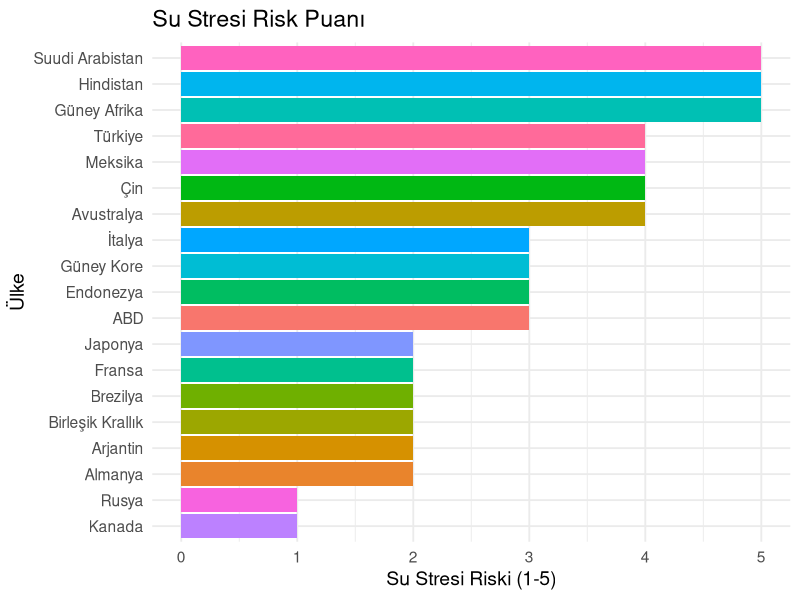
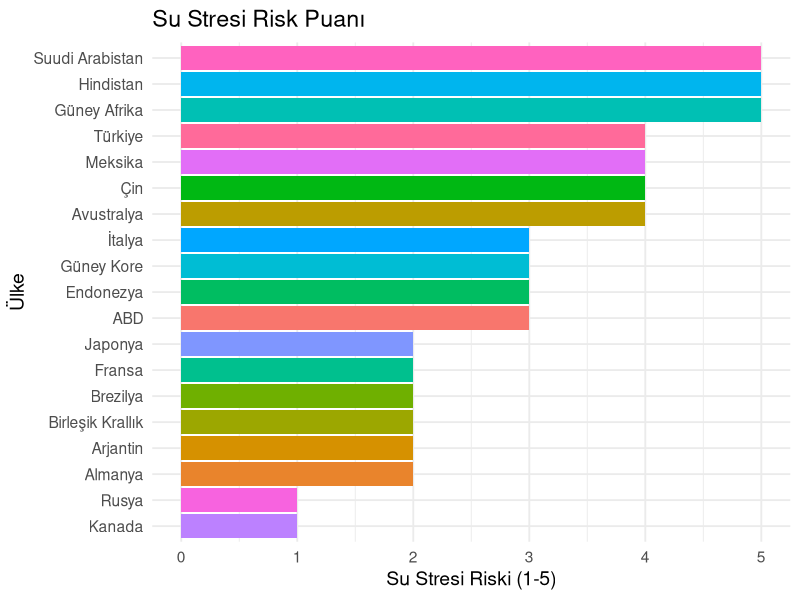
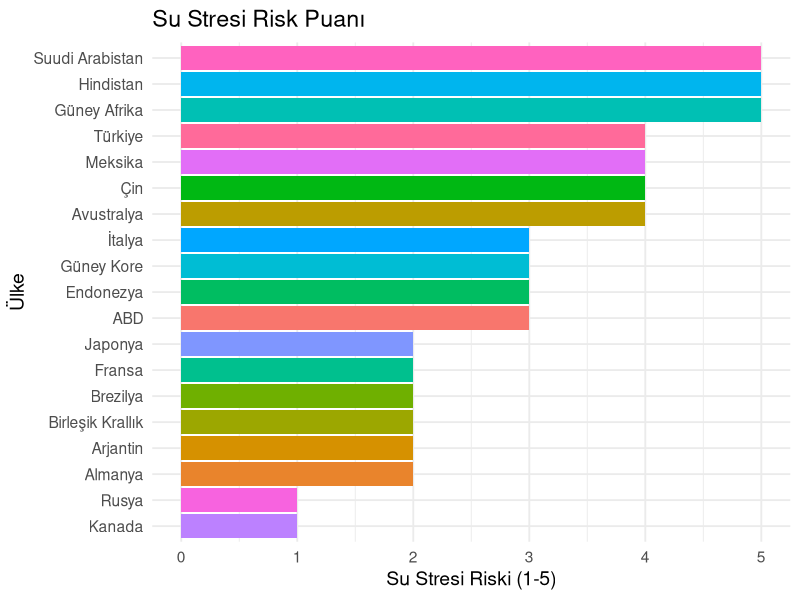

R code for these plots, in order:
library(ggplot2)

Sys.setlocale("LC_ALL", "Turkish")
library(readxl)
su_stresi_verileri <- read_excel("G20_Su_Stresi_Risk_Puani.xlsx")
View(G20_Su_Stresi_Risk_Puani)
getwd()
grafik <- ggplot(su_stresi_verileri, aes(x = reorder(Ülke, `Su Stresi Riski (1-5)`), y = `Su Stresi Riski (1-5)`, fill = Ülke)) +
  geom_bar(stat = "identity") +
  coord_flip() +
  labs(title = "Su Stresi Risk Puanı",
       x = "Ülke",
       y = "Su Stresi Riski (1-5)") +
  theme_minimal(base_size = 14) +
  theme(legend.position = "none")


print(grafik)


ggsave("su_kitligi_tr.png", plot = grafik, width = 12, height = 8, dpi = 300)


print(grafik)